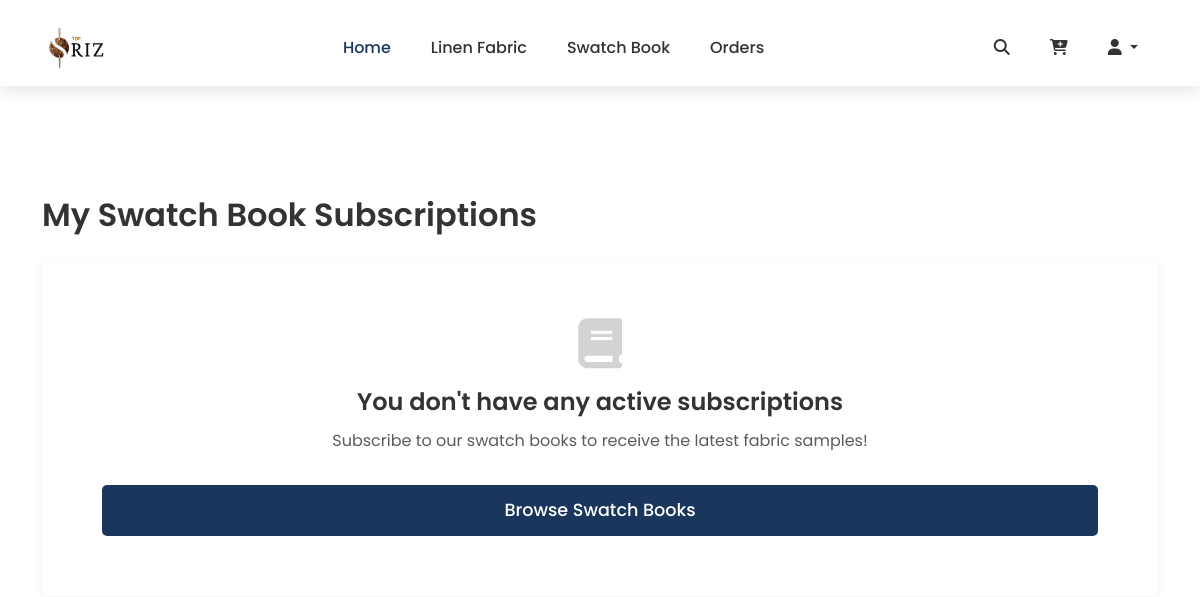
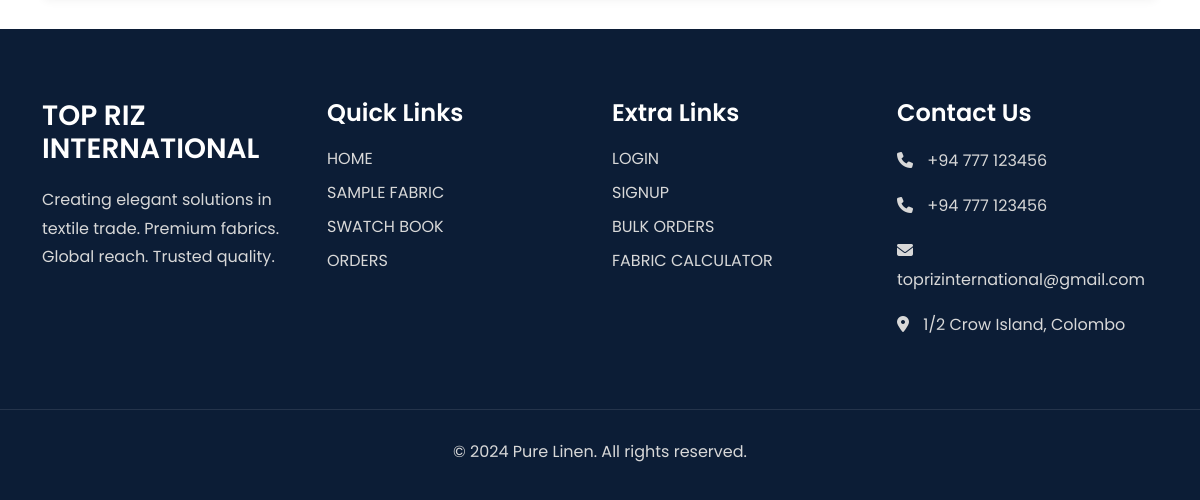
/subscription_history.php (signed in), run on an earlier commit of the app's database (2 pictures, top to bottom).
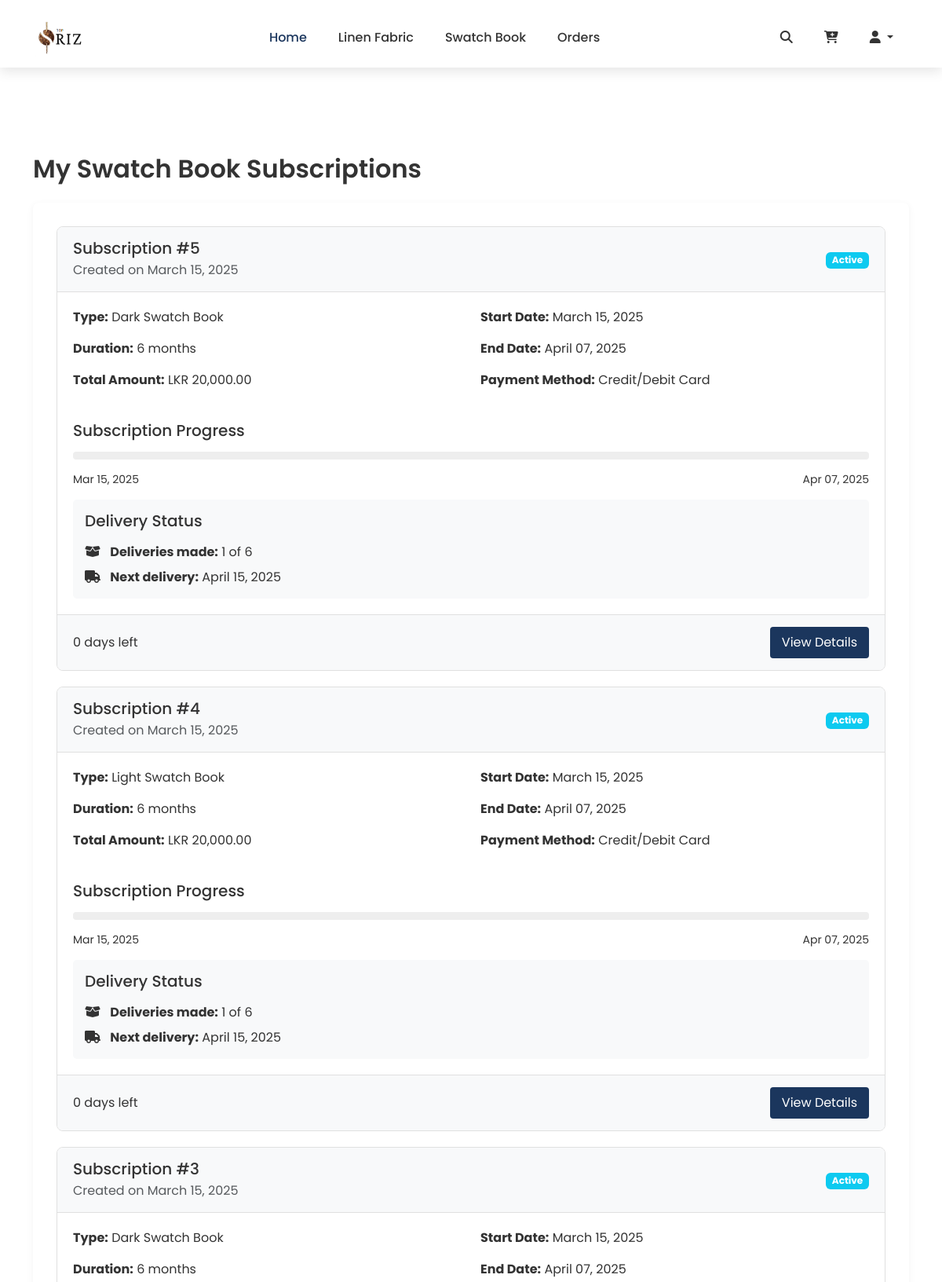
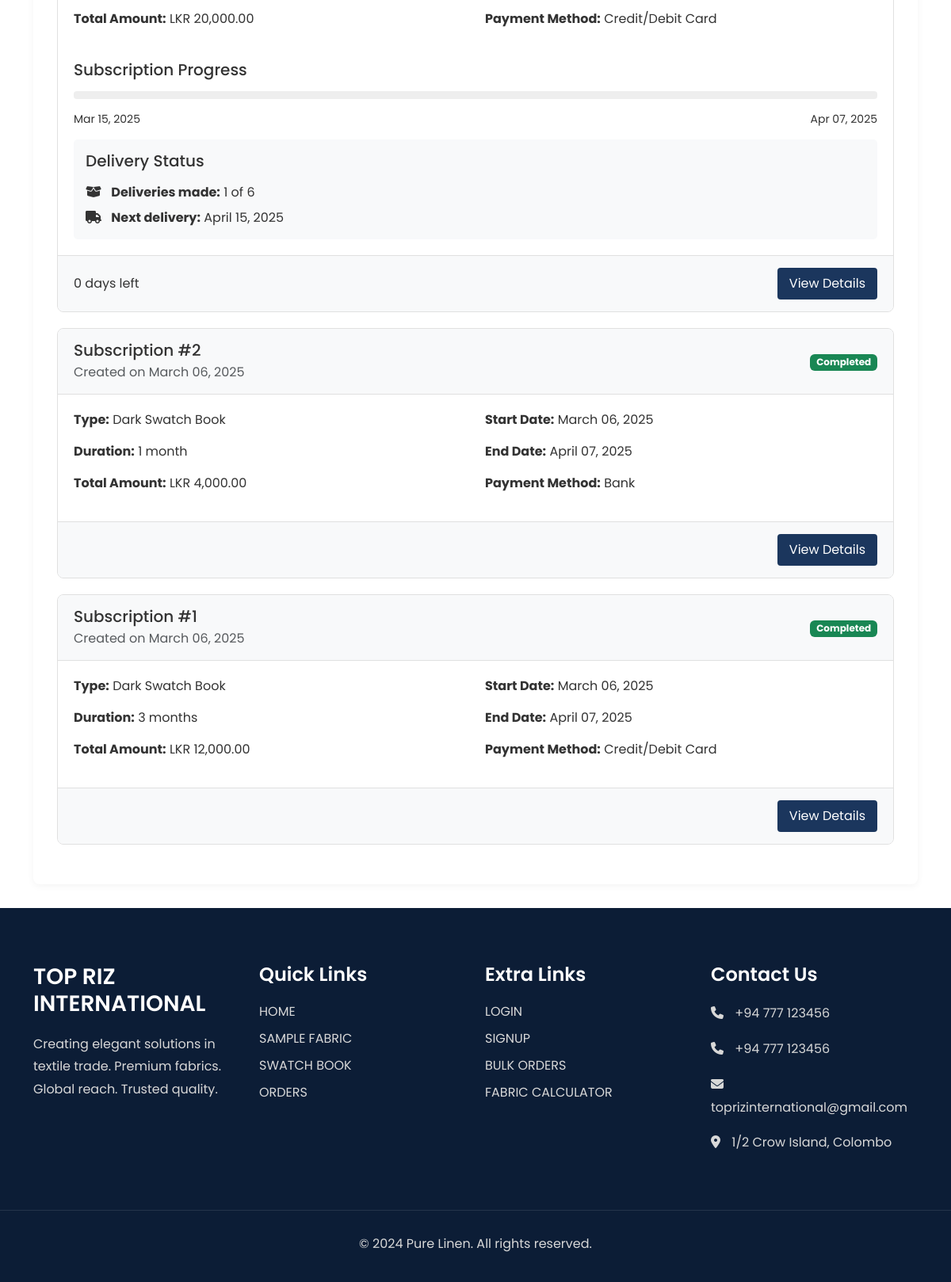
And on a later commit of the database (2 pictures, top to bottom).
### tables this page shows
CREATE TABLE `swatch_subscriptions` (
  `id` int(11) NOT NULL,
  `user_id` int(11) NOT NULL,
  `swatch_type` varchar(50) NOT NULL,
  `duration` int(11) NOT NULL,
  `start_date` date NOT NULL,
  `end_date` varchar(50) DEFAULT NULL,
  `total_amount` decimal(10,2) NOT NULL,
  `payment_method` varchar(50) NOT NULL,
  `payment_status` varchar(20) NOT NULL DEFAULT 'pending',
  `created_at` timestamp NOT NULL DEFAULT current_timestamp()
);

### subscription_history.php (the view, shortened to what the rows shown need)
<?php
require_once 'config.php';
$user_id = $_SESSION['user_id'];
$stmt = $conn->prepare("
    SELECT * FROM swatch_subscriptions
    WHERE user_id = ?
    ORDER BY created_at DESC
");
$stmt->bind_param("i", $user_id);
$stmt->execute();
$result = $stmt->get_result();
$subscriptions = [];
while ($row = $result->fetch_assoc()) {
    $subscriptions[] = $row;
}
?>
<!DOCTYPE html>
<html lang="en">
<head>
    <link href="https://cdn.jsdelivr.net/npm/bootstrap@5.3.3/dist/css/bootstrap.min.css" rel="stylesheet">
    <link rel="stylesheet" href="https://cdnjs.cloudflare.com/ajax/libs/font-awesome/6.5.1/css/all.min.css">
    <link rel="stylesheet" href="Style.css">
</head>
<body>
    <?php include 'header.php'; ?>
    <div class="container mt-5 pt-5">
        <h2 class="mb-4">My Swatch Book Subscriptions</h2>
        <div class="subscriptions-container">
            <?php if (empty($subscriptions)): ?>
                <div class="no-subscriptions">
                    <i class="fas fa-book"></i>
                    <h4>You don't have any active subscriptions</h4>
                    <p class="text-muted">Subscribe to our swatch books to receive the latest fabric samples!</p>
                    <a href="swatch.php" class="btn btn-primary mt-3">Browse Swatch Books</a>
                </div>
            <?php else: ?>
                <?php foreach ($subscriptions as $subscription): ?>
                    <div class="subscription-card">
                        <div class="subscription-header d-flex justify-content-between align-items-center flex-wrap">
                            <div>
                                <h5 class="mb-1">Subscription #<?php echo $subscription['id']; ?></h5>
                                <p class="text-muted mb-0">Created on <?php echo date('F d, Y', strtotime($subscription['created_at'])); ?></p>
                            </div>
                            <div class="subscription-status">
                                <?php
                                    $status_class = '';
                                    switch($subscription['payment_status']) {
                                        case 'completed':
                                            $status_class = 'bg-success';
                                            break;
                                        case 'active':
                                            $status_class = 'bg-info';
                                            break;
                                    }
                                ?>
                                <span class="badge <?php echo $status_class; ?>">
                                    <?php echo ucfirst($subscription['payment_status']); ?>
                                </span>
                            </div>
                        </div>
                        <div class="subscription-body">
                            <div class="row">
                                <div class="col-md-6">
                                    <p><strong>Type:</strong> <?php echo ucfirst($subscription['swatch_type']); ?> Swatch Book</p>
                                    <p><strong>Duration:</strong> <?php echo $subscription['duration']; ?> <?php echo $subscription['duration'] == 1 ? 'month' : 'months'; ?></p>
                                    <p><strong>Total Amount:</strong> LKR <?php echo number_format($subscription['total_amount'], 2); ?></p>
                                </div>
                                <div class="col-md-6">
                                    <p><strong>Start Date:</strong> <?php echo date('F d, Y', strtotime($subscription['start_date'])); ?></p>
                                    <p><strong>End Date:</strong> <?php echo date('F d, Y', strtotime($subscription['end_date'])); ?></p>
                                    <p>
                                        <strong>Payment Method:</strong>
                                        <?php
                                            switch($subscription['payment_method']) {
                                                case 'card':
                                                    echo 'Credit/Debit Card';
                                                    break;
                                                default:
                                                    echo ucfirst($subscription['payment_method']);
                                            }
                                        ?>
                                    </p>
                                </div>
                            </div>
                            <?php if ($subscription['payment_status'] === 'active'): ?>
                                <?php
                                    $start_date = new DateTime($subscription['start_date']);
                                    $end_date = new DateTime($subscription['end_date']);
                                    $current_date = new DateTime();
                                    $total_days = $start_date->diff($end_date)->days;
                                    $days_elapsed = $start_date->diff($current_date)->days;
                                    $progress_percentage = 0;
                                    if ($total_days > 0) {
                                        $progress_percentage = min(100, max(0, ($days_elapsed / $total_days) * 100));
                                    }
                                    $total_deliveries = $subscription['duration'];
                                    $months_elapsed = floor($days_elapsed / 30);
                                    $deliveries_made = min($total_deliveries, max(1, $months_elapsed + 1));
                                    $deliveries_remaining = max(0, $total_deliveries - $deliveries_made);
                                    $last_delivery = clone $start_date;
                                    $last_delivery->modify('+'.($deliveries_made - 1).' months');
                                    $next_delivery = clone $last_delivery;
                                    $next_delivery->modify('+1 month');
                                ?>
                                <div class="mt-4">
                                    <h5>Subscription Progress</h5>
                                    <div class="progress-container">
                                        <div class="progress-bar" style="width: <?php echo $progress_percentage; ?>%"></div>
                                    </div>
                                    <div class="d-flex justify-content-between">
                                        <small><?php echo date('M d, Y', strtotime($subscription['start_date'])); ?></small>
                                        <small><?php echo date('M d, Y', strtotime($subscription['end_date'])); ?></small>
                                    </div>
                                </div>
                                <div class="delivery-info">
                                    <h5 class="mb-3">Delivery Status</h5>
                                    <p><i class="fas fa-box-open me-2"></i> <strong>Deliveries made:</strong> <?php echo $deliveries_made; ?> of <?php echo $total_deliveries; ?></p>
                                    <?php if ($deliveries_remaining > 0): ?>
                                        <p><i class="fas fa-truck me-2"></i> <strong>Next delivery:</strong> <?php echo $next_delivery->format('F d, Y'); ?></p>
                                    <?php else: ?>
                                        <p><i class="fas fa-check-circle me-2"></i> <strong>All deliveries completed</strong></p>
                                    <?php endif; ?>
                                </div>
                            <?php endif; ?>
                        </div>
                        <div class="subscription-footer">
                            <span>
                                <?php if ($subscription['payment_status'] === 'active'): ?>
                                    <?php
                                        $days_left = max(0, $current_date->diff($end_date)->days);
                                        echo $days_left . ' days left';
                                    ?>
                                <?php elseif ($subscription['payment_status'] === 'pending'): ?>
                                    Awaiting payment confirmation
                                <?php endif; ?>
                            </span>
                            <a href="subscription_details.php?id=<?php echo $subscription['id']; ?>" class="subscription-detail-btn">View Details</a>
                        </div>
                    </div>
                <?php endforeach; ?>
            <?php endif; ?>
        </div>
    </div>
    <?php include 'footer.php'; ?>
</body>
</html>

What changed in the data, as far as the page shows it:
added swatch_subscriptions: id "5", created_at "March 15, 2025", payment_status "Active", swatch_type "Dark", duration "6", shows "months", total_amount "20,000.00", start_date "March 15, 2025", end_date "April 07, 2025", payment_method "Credit/Debit Card", start_date "Mar 15, 2025", end_date "Apr 07, 2025", $next_delivery->format('F d, Y') "April 15, 2025"
added swatch_subscriptions: id "4", created_at "March 15, 2025", payment_status "Active", swatch_type "Light", duration "6", shows "months", total_amount "20,000.00", start_date "March 15, 2025", end_date "April 07, 2025", payment_method "Credit/Debit Card", start_date "Mar 15, 2025", end_date "Apr 07, 2025", $next_delivery->format('F d, Y') "April 15, 2025"
added swatch_subscriptions: id "3", created_at "March 15, 2025", payment_status "Active", swatch_type "Dark", duration "6", shows "months", total_amount "20,000.00", start_date "March 15, 2025", end_date "April 07, 2025", payment_method "Credit/Debit Card", start_date "Mar 15, 2025", end_date "Apr 07, 2025", $next_delivery->format('F d, Y') "April 15, 2025"
added swatch_subscriptions: id "2", created_at "March 06, 2025", payment_status "Completed", swatch_type "Dark", duration "1", shows "month", total_amount "4,000.00", start_date "March 06, 2025", end_date "April 07, 2025", payment_method "Bank"
added swatch_subscriptions: id "1", created_at "March 06, 2025", payment_status "Completed", swatch_type "Dark", duration "3", shows "months", total_amount "12,000.00", start_date "March 06, 2025", end_date "April 07, 2025", payment_method "Credit/Debit Card"
Also different on the page:
text no longer shown: "You don't have any active subscriptions Subscribe to our swatch books to receive the latest fabric samples! Browse Swatch Books"
